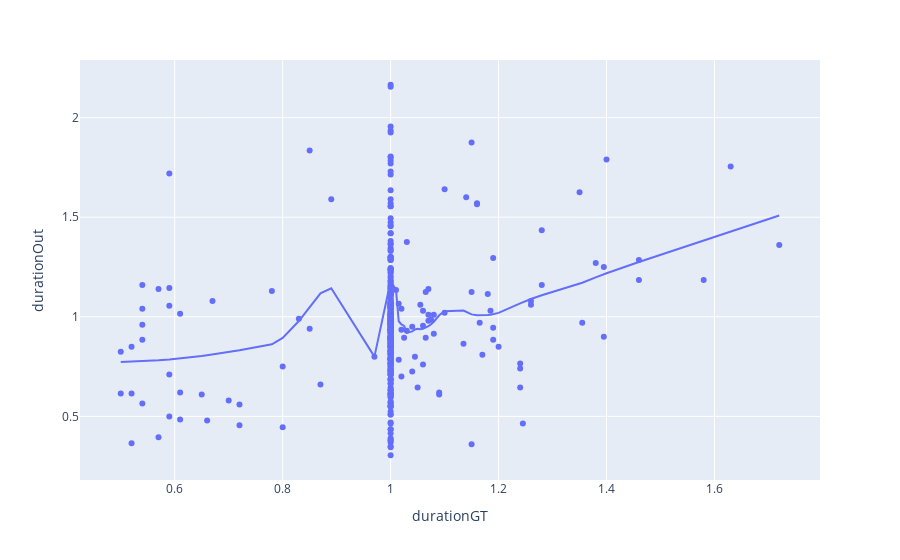

The notebook cell saved with this chart:
### Code cell
px.scatter(allTablesOut[allTablesOut.tp],x="durationGT",y="durationOut",trendline="lowess")

### Figure 1 — Plotly figure (JSON) as saved in the notebook; plotly's stock layout.template omitted (floating-point values rounded to 4 significant figures; data arrays with more than 128 entries replaced by an {"elided": "..."} marker saying what was removed)
{"data": [{"hovertemplate": "durationGT=%{x}<br>durationOut=%{y}<extra></extra>", "legendgroup": "", "marker": {"color": "#636efa", "symbol": "circle"}, "mode": "markers", "name": "", "orientation": "v", "showlegend": false, "type": "scatter", "x": {"elided": "350 float values"}, "xaxis": "x", "y": {"elided": "350 float values"}, "yaxis": "y"}, {"hovertemplate": "<b>LOWESS trendline</b><br><br>durationGT=%{x}<br>durationOut=%{y} <b>(trend)</b><extra></extra>", "legendgroup": "", "marker": {"color": "#636efa", "symbol": "circle"}, "mode": "lines", "name": "", "showlegend": false, "type": "scatter", "x": {"elided": "350 float values"}, "xaxis": "x", "y": {"elided": "350 float values"}, "yaxis": "y"}], "layout": {"legend": {"tracegroupgap": 0}, "margin": {"t": 60}, "xaxis": {"anchor": "y", "domain": [0, 1], "title": {"text": "durationGT"}}, "yaxis": {"anchor": "x", "domain": [0, 1], "title": {"text": "durationOut"}}}}
